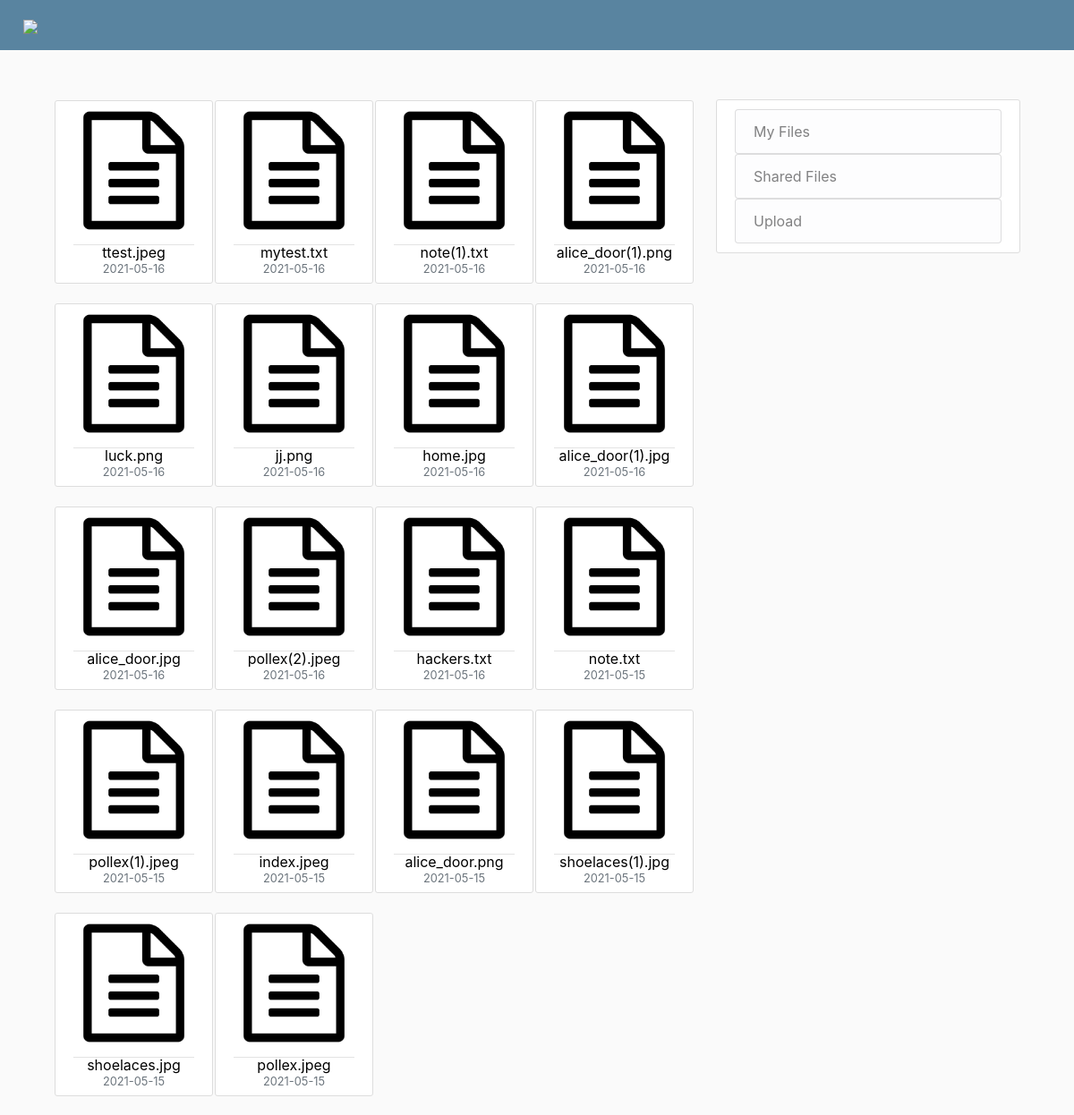
Screenshot of /home (signed in) with the database file from the repository.
### flaskblog/models.py (models this page shows, shortened)
class Files(db.Model):
    id = db.Column(db.Integer, primary_key=True)
    filename = db.Column(db.String(40), unique=True, nullable=False)
    shares = db.Column(db.String(40), unique=False, nullable=False)
    date_modified = db.Column(db.DateTime, nullable=False, default=datetime.utcnow)
    owner_id = db.Column(db.Integer, db.ForeignKey('user.id'), nullable=False)

class User(db.Model, UserMixin):
    id = db.Column(db.Integer, primary_key=True)
    username = db.Column(db.String(20), unique=True, nullable=False)
    email = db.Column(db.String(20), unique=True, nullable=False)
    password = db.Column(db.String(120), nullable=False)
    role = db.Column(db.String(5), nullable=False, default='user')
    files = db.relationship('Files', backref='owner', lazy=True)

### flaskblog/routes.py (the view, shortened to what this page needs)
@app.route("/", methods=['GET', 'POST'])
@app.route("/home", methods=['GET', 'POST'])
def home():
    form = FileOptionsForm()
    if current_user.is_authenticated:
        users = User.query.filter_by(username=current_user.username).first()
        files = Files.query.filter_by(owner=users).order_by(Files.date_modified.desc())
        return render_template('home.html', title='My Files', files=files, form=form)
    return render_template('home.html', title='Home', form=form)

### flaskblog/models.py (called while the page is built)
@login_manager.user_loader
def load_user(user_id):
    return User.query.get(int(user_id))

### flaskblog/templates/home.html (shortened to what this page needs)
{% extends "layout.html" %}
{% block content %}
{% if not current_user.is_authenticated %}
<body style="background-color:#85a5bc;">
    <div style="margin-left:auto;margin-right:auto;text-align:center">
        <h1  style="font-size:175px;margin-top:150px;color:#deeffc;">Secloud</h1>
        <h4 style="margin-top:-30px;font-size:30px;color:#deeffc;"> Safe Secure Encrypted Cloud Storage</h4>
        <p style="margin-top:80px;font-size:27px;color:#deeffc;">Securely store your files on the cloud with encryption of files before they are uploaded to the system,
            insuring no one but you can access them. Manage your files easily and share them with other users.
        </p>
        <a href="/register" style="font-size:27px;color:#deeffc;text-decoration:none;font-weight: bold;">Join today and start using the cloud freely</a>
    </div>
</body>
{% else %}
<main role="main" class="container" style="margin-top:10%;">
    <div class="row">
        <div class="col-md-8">
            <table style="width:100%">
              <tr>
              {% set count = namespace(value=0) %}
              {% for temp_file  in files %}
                {% if count.value % 4 == 0 %}
                </tr>
                <tr>
                {% endif %}
                <td>
                  <button class="file-button" onclick="popUpForm('{{ temp_file.filename.replace(current_user.username ,'') }}', '{{ temp_file.date_modified.strftime('%Y-%m-%d') }}')">
                  <article class="media content-section" id="file-cell" name="file-cell" ><div class="media-body" style="margin-bottom:-5px;">
                    <div class="article-metadata">
                       <img class="file-square-image" src="{{ url_for('static', filename='sample.png') }}">
                    </div>
                    <div style="text-align: center; line-height:0.6;">{{ temp_file.filename.replace(current_user.username ,'') }}</div>
                    <div style="text-align: center;"><small class="text-muted">{{ temp_file.date_modified.strftime('%Y-%m-%d') }}</small></div>
                  </div>
                </article>
                </button>
              </td>
                {% set count.value = count.value + 1 %}
              {% endfor %}
              </tr>
            </table>
        </div>
        <div class="col-md-4">
            <div class="content-section">
                <ul class="list-group">
                    <a href="/home" style="text-decoration:none;">
                        <li class="list-group-item list-group-item-light">My Files</li>
                    </a>
                    <a href="/shares" style="text-decoration:none;">
                        <li class="list-group-item list-group-item-light">Shared Files</li>
                    </a>
                    <a href="/upload" style="text-decoration: none;">
                        <li class="list-group-item list-group-item-light">Upload</li>
                    </a>
                </ul>
            </div>
        </div>
    </div>
</main>
{% endif %}
{% endblock content %}

### flaskblog/templates/layout.html (shortened to what this page needs)
<!DOCTYPE html>
<html>
<head>
    <link rel="stylesheet" href="https://maxcdn.bootstrapcdn.com/bootstrap/4.0.0/css/bootstrap.min.css">
    <link rel="stylesheet" type="text/css" href="{{ url_for('static', filename='main.css') }}">
</head>
<body>
    <header class="site-header">
      <nav class="navbar navbar-expand-md navbar-dark bg-steel fixed-top">
      <div class="container" style="margin-left: -5px;">
          <a class="navbar-brand mr-4" href="/" style="padding-right: 125%;"><img src="/static/cloud.png" style="height: 50px; width:auto;"></a>
        </div>
      </nav>
    </header>
    <main role="main" class="container">
          {% block content %}{% endblock %}
    </main>
</body>
</html>

### flaskblog/static/main.css (style rules this page uses)
body { background: #fafafa; color: #333333; margin-top: 5rem; }
.bg-steel { background-color: #5984a0; }
.content-section { background: #ffffff; padding: 10px 20px; border: 1px solid #dddddd; border-radius: 3px; margin-bottom: 20px; }
.article-metadata { padding-bottom: 1px; margin-bottom: 4px; border-bottom: 1px solid #e3e3e3 }
.file-square-image { width:135px; height:135px; display: block; margin-left: auto; margin-right: auto; margin-bottom: 10%; }
.file-button { background: none!important; border: none; padding: 0!important; cursor: pointer; }

### rows the page displays
Files: filename.replace "ttest.jpeg", date_modified "2021-05-16"
Files: filename.replace "mytest.txt", date_modified "2021-05-16"
Files: filename.replace "note(1).txt", date_modified "2021-05-16"
Files: filename.replace "alice_door(1).png", date_modified "2021-05-16"
Files: filename.replace "luck.png", date_modified "2021-05-16"
Files: filename.replace "jj.png", date_modified "2021-05-16"
Files: filename.replace "home.jpg", date_modified "2021-05-16"
Files: filename.replace "alice_door(1).jpg", date_modified "2021-05-16"
Files: filename.replace "alice_door.jpg", date_modified "2021-05-16"
Files: filename.replace "pollex(2).jpeg", date_modified "2021-05-16"
Files: filename.replace "hackers.txt", date_modified "2021-05-16"
Files: filename.replace "note.txt", date_modified "2021-05-15"
Files: filename.replace "pollex(1).jpeg", date_modified "2021-05-15"
Files: filename.replace "index.jpeg", date_modified "2021-05-15"
Files: filename.replace "alice_door.png", date_modified "2021-05-15"
Files: filename.replace "shoelaces(1).jpg", date_modified "2021-05-15"
Files: filename.replace "shoelaces.jpg", date_modified "2021-05-15"
Files: filename.replace "pollex.jpeg", date_modified "2021-05-15"
